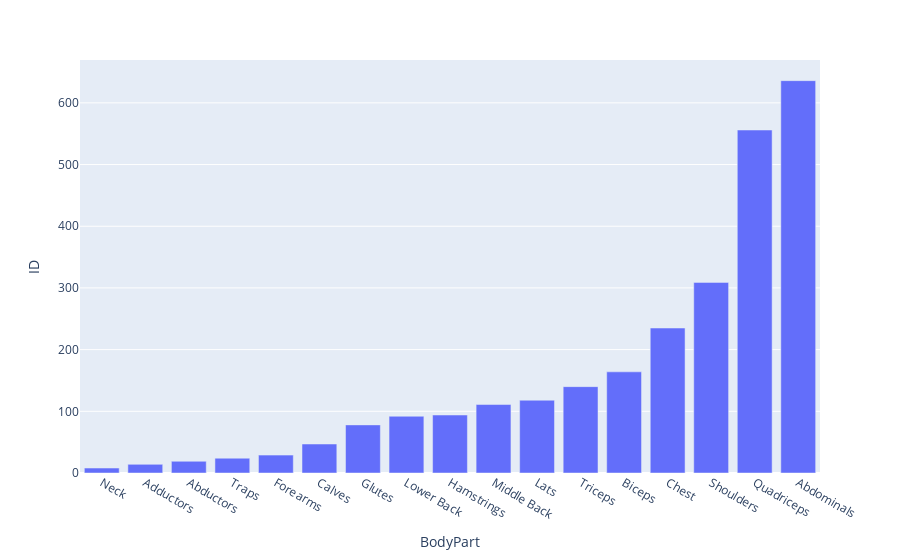

Notebook cell for this chart:
### Markdown cell above
### **Distribution of excercises for each muscle group.**

Abdominals and Quadriceps have the highest number of excercises followed by the rest of the major muscle groups that are most often targeted.
Unsurprisingly, neck, adductors, abductors, traps and forearms have lowest number of excercises as they are not often trained directly.

### Code cell
#Create distribution of excercises for each muscle group
bodypart_graph = gym_exclude.groupby(['BodyPart']).count().sort_values(by='ID')
px.bar(bodypart_graph, x = bodypart_graph.index, y='ID')

### Figure 1 — Plotly figure (JSON) as saved in the notebook; plotly's stock layout.template omitted (floating-point values rounded to 4 significant figures)
{"data": [{"alignmentgroup": "True", "hovertemplate": "BodyPart=%{x}<br>ID=%{y}<extra></extra>", "legendgroup": "", "marker": {"color": "#636efa", "pattern": {"shape": ""}}, "name": "", "offsetgroup": "", "orientation": "v", "showlegend": false, "textposition": "auto", "type": "bar", "x": ["Neck", "Adductors", "Abductors", "Traps", "Forearms", "Calves", "Glutes", "Lower Back", "Hamstrings", "Middle Back", "Lats", "Triceps", "Biceps", "Chest", "Shoulders", "Quadriceps", "Abdominals"], "xaxis": "x", "y": [8, 14, 19, 24, 29, 47, 78, 92, 94, 111, 118, 140, 164, 235, 309, 556, 636], "yaxis": "y"}], "layout": {"barmode": "relative", "legend": {"tracegroupgap": 0}, "margin": {"t": 60}, "xaxis": {"anchor": "y", "domain": [0, 1], "title": {"text": "BodyPart"}}, "yaxis": {"anchor": "x", "domain": [0, 1], "title": {"text": "ID"}}}}
